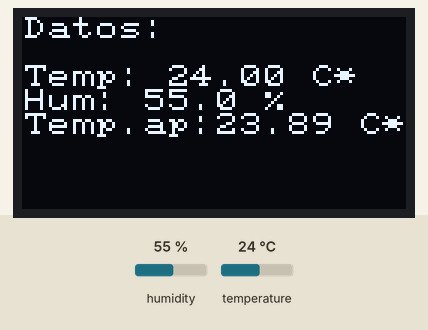
Recording of a sketch running on a simulated ESP32. Parts: 128×64 one-colour display. Inputs (shaded band) come from the test bench; at power-on: humidity 55 %, temperature 24 °C. What the sketch prints to the serial monitor is not drawn.

Above: at 2.8 s.
2.9 s: humidity set to 22 %
At 5.3 s:
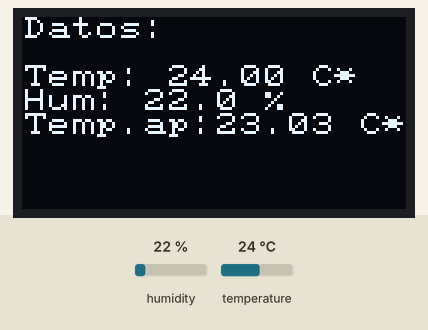
5.7 s: temperature set to 12 °C
At 7.6 s:
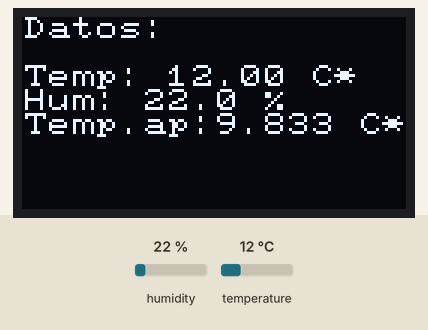
8.5 s: humidity set to 40 %
At 11.5 s:
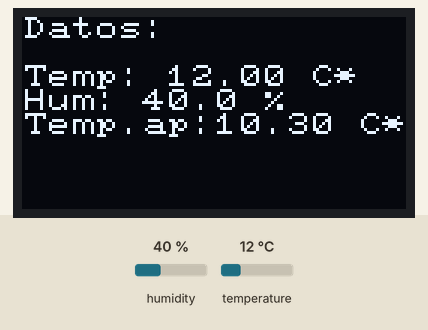
11.9 s: temperature set to 19 °C
At 13.7 s:
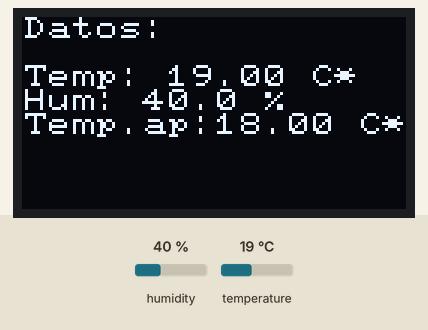
Timing chart, 0 to 15.2 s (numbered marks = the images above; inputs shaded):
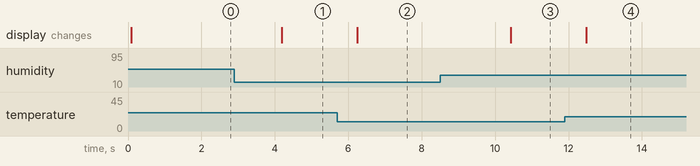

Measured:
- after the input at 2.9 s, the display: changes after 1.3 s (image 1)
- after the input at 5.7 s, the display: changes after 0.54 s (image 2)
- after the input at 8.5 s, the display: changes after 1.9 s (image 3)
- after the input at 11.9 s, the display: changes after 0.58 s (image 4)

The sketch:

mostrar_sensores.ino
```cpp
#include <DHT.h>
#include <U8x8lib.h>
#include <WiFi.h>

//sensor de humedad
#define pin_humedad 0
#define tipo_sensor DHT11

//pantalla (modelo), creamos un objeto y le asignamos características (sus pines)
U8X8_SSD1306_128X64_NONAME_SW_I2C pantalla(/* clock=*/ 15, /* data=*/ 4, /* reset=*/ 16);


DHT sensor(pin_humedad, tipo_sensor); //creamos un objeto de la clase DHT, y le asignamos características (pin y tipo de sensor)

void setup() {

 Serial.begin(9600); //inicializamos el puerto serial
 sensor.begin(); //inicializamos el sensor

 pantalla.begin(); //inicializando la pantalla
 pantalla.setFont(u8x8_font_pxplusibmcgathin_r); //estableciendo la fuente de letras a usar
}

void loop() {

  // Leemos la humedad relativa
  float humedad = sensor.readHumidity();
  // Leemos la temperatura en grados centígrados (por defecto)
  float temperatura = sensor.readTemperature();

  // Calcular el índice de calor en grados centígrados
  float indice_calor = sensor.computeHeatIndex(temperatura, humedad, false); //el último parámetro indica si la temperatura introducida en la
                                                                             //función está en grados celcius(false) o fahrenheit(true)
  //mostrando por el puerto serial
  Serial.print("Humedad: ");
  Serial.print(humedad);
  Serial.print(" %\t");
  Serial.print("Temperatura: ");
  Serial.print(temperatura);
  Serial.print(" *C ");
  Serial.print("Índice de calor: ");
  Serial.print(indice_calor);
  Serial.println(" *C ");

  //mostrando por la pantalla
  pantalla.drawString(0, 0, "Datos:");
  pantalla.drawString(0, 2, "Temp: "); //temperatura
  pantalla.setCursor(6, 2);
  pantalla.print(temperatura);
  pantalla.drawString(12, 2, "C*");

  pantalla.drawString(0, 3, "Hum: "); //humedad
  pantalla.setCursor(5, 3);
  pantalla.print(humedad);
  pantalla.drawString(9, 3, " %");

  pantalla.drawString(0, 4, "Temp.ap: "); //humedad
  pantalla.setCursor(8, 4);
  pantalla.print(indice_calor);
  pantalla.drawString(13, 4, " C*");
}
```
